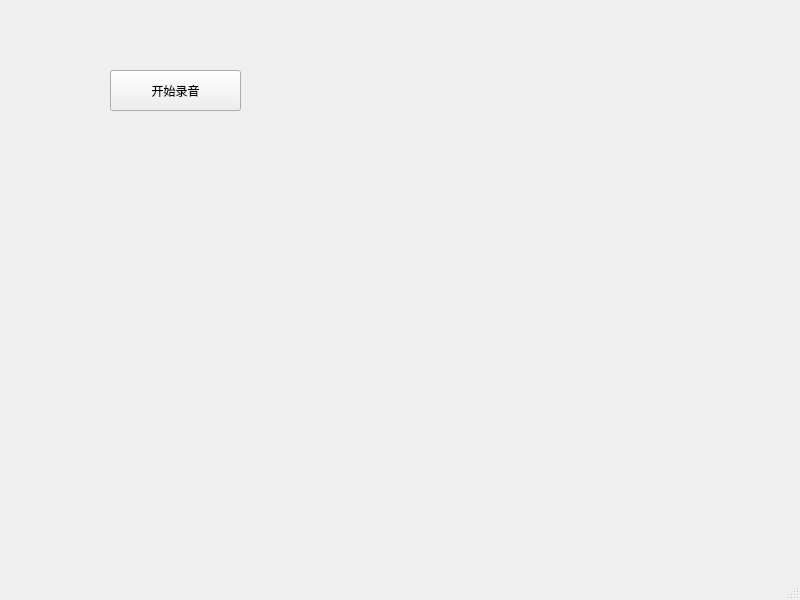
<?xml version="1.0" encoding="UTF-8"?>
<ui version="4.0">
 <class>MainWindow</class>
 <widget class="QMainWindow" name="MainWindow">
  <property name="geometry">
   <rect>
    <x>0</x>
    <y>0</y>
    <width>800</width>
    <height>600</height>
   </rect>
  </property>
  <property name="windowTitle">
   <string>MainWindow</string>
  </property>
  <widget class="QWidget" name="centralwidget">
   <widget class="QPushButton" name="audioButton">
    <property name="geometry">
     <rect>
      <x>110</x>
      <y>70</y>
      <width>131</width>
      <height>41</height>
     </rect>
    </property>
    <property name="text">
     <string>开始录音</string>
    </property>
   </widget>
  </widget>
  <widget class="QMenuBar" name="menubar">
   <property name="geometry">
    <rect>
     <x>0</x>
     <y>0</y>
     <width>800</width>
     <height>24</height>
    </rect>
   </property>
  </widget>
  <widget class="QStatusBar" name="statusbar"/>
 </widget>
 <resources/>
 <connections/>
</ui>
